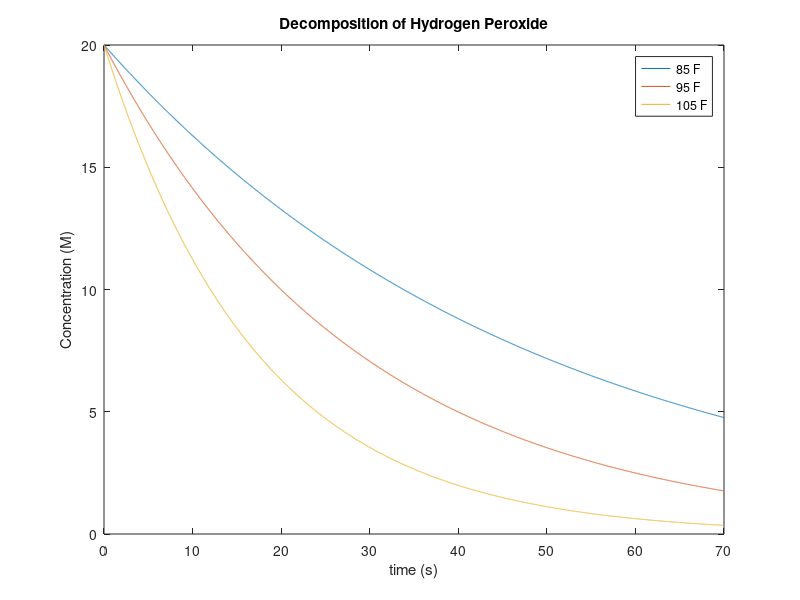

The MATLAB source for this figure:
clc
clear
C0 = 20;
k1= .0205;
k2= .0347;
k3= .0577;
t = 0:0.01:70; 
C1 = C0.*exp(-k1*t); 
C2 = C0.*exp(-k2*t); 
C3 = C0.*exp(-k3*t); 
plot(t, C1, t, C2, t, C3); 
xlabel( 'time (s)' ); 
ylabel( 'Concentration (M)' );
title( 'Decomposition of Hydrogen Peroxide' ); 
legend( '85 F' , '95 F' , '105 F' );